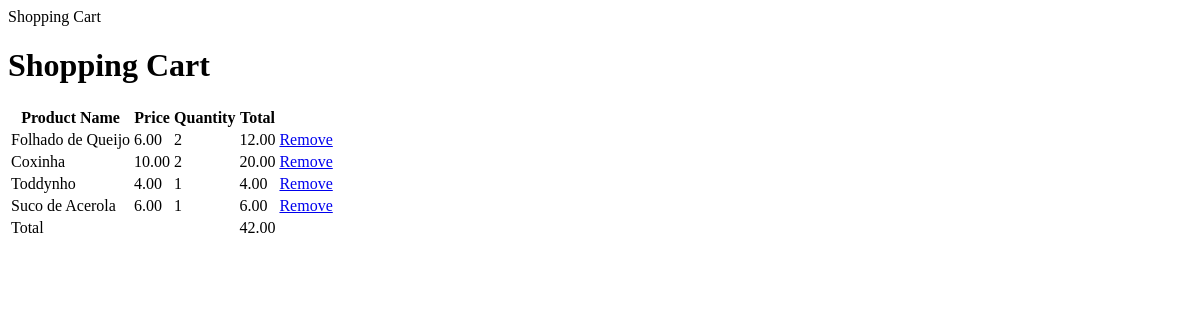
The page /cart/ (signed in) on the database as committed earlier.
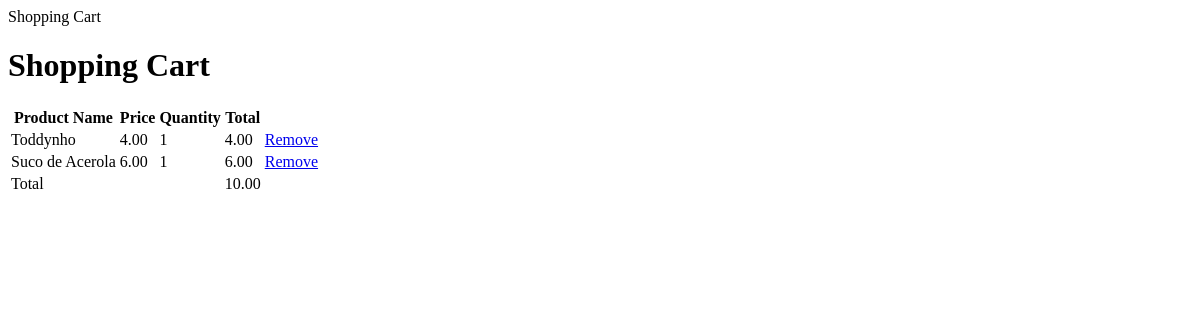
The same page on the database as committed later.
### main/models.py (models this page shows, shortened)
class Cart(models.Model):
    user = models.ForeignKey(User, on_delete=models.CASCADE)
    product = models.ForeignKey(FoodProduct, on_delete=models.CASCADE)
    quantity = models.PositiveBigIntegerField(default=1)

class FoodProduct(models.Model):
    name = models.CharField(max_length=255)
    price = models.DecimalField(max_digits=10, decimal_places=2)
    description = models.TextField()
    ingredients = models.ManyToManyField(Ingredients, through='ProductsIngredients')

### main/views.py (the view)
# urls.py: path('cart/', views.cart, name='cart'),
@login_required(login_url='login')
def cart(request):
    cart_items = Cart.objects.filter(user=request.user)
    cart_items_total = []
    for item in cart_items:
        total = item.product.price * item.quantity
        cart_items_total.append((item, total))
    cart_total = sum([total for _, total in cart_items_total])
    context = {
        'cart_items_total': cart_items_total,
        'cart_total': cart_total,
    }
    return render(request, 'cart.html', context)

### templates/cart.html (shortened to what this page needs)
{% load static %}
{% block content %}
<div class="container">
    <div class="row">
        <div class="col-12">
            <h1 class="my-4">Shopping Cart</h1>
            {% if cart_items_total %}
            <table class="table table-bordered">
                <thead>
                    <tr>
                        <th>Product Name</th>
                        <th>Price</th>
                        <th>Quantity</th>
                        <th>Total</th>
                        <th></th>
                    </tr>
                </thead>
                <tbody>
                    {% for item, total in cart_items_total %}
                    <tr>
                        <td>{{ item.product.name }}</td>
                        <td>{{ item.product.price }}</td>
                        <td>{{ item.quantity }}</td>
                        <td>{{ total }}</td>
                        <td>
                            <a href="{% url 'remove_from_cart' item.product.id %}" class="btn btn-danger btn-sm">Remove</a>
                        </td>
                    </tr>
                    {% endfor %}
                </tbody>
                <tfoot>
                    <tr>
                        <td colspan="3" class="text-end">Total</td>
                        <td>{{ cart_total }}</td>
                        <td></td>
                    </tr>
                </tfoot>
            </table>
            {% else %}
            <p>Your cart is empty. <a href="{% url 'home' %}">Continue shopping</a>.</p>
            {% endif %}
        </div>
    </div>
</div>
{% endblock %}

Rows that differ between the two databases and show on the page:
removed Cart: product.name "Folhado de Queijo", product.price "6.00", quantity "2", total "12.00"
removed Cart: product.name "Coxinha", product.price "10.00", quantity "2", total "20.00"
Other text that changed with them:
{{ cart_total }}: "42.00" → "10.00"
